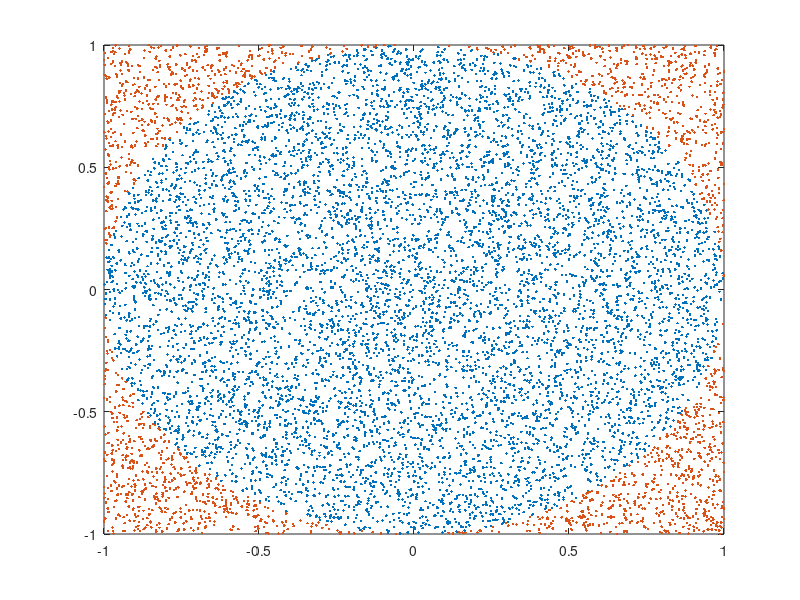

Write the MATLAB code that produced this figure.
%% Zad 1
N = 10000;
x = 2*rand(N,1)-1;
y = 2*rand(N,1)-1;

r = sqrt(x.^2+y.^2);

in = r<=1;
out = r>1;

plot(x(in),y(in),'.');
hold on
plot(x(out),y(out),'.');

pi = 4*sum(in)/N;  
disp(pi)

%Zad 2
%{
N = 100000;
b = 1/sqrt(2*pi);
X = 3*rand(N,1);
Y = b*rand(N,1);
a = -1*X.^2/2;

I = b*exp(a);

c = 3*b;

in = Y<=I;
out = Y>I;

plot(X(in),Y(in),'.');
hold on
plot(X(out),Y(out),'.');

wynik = c*sum(in)/N;  
disp(wynik)
%}